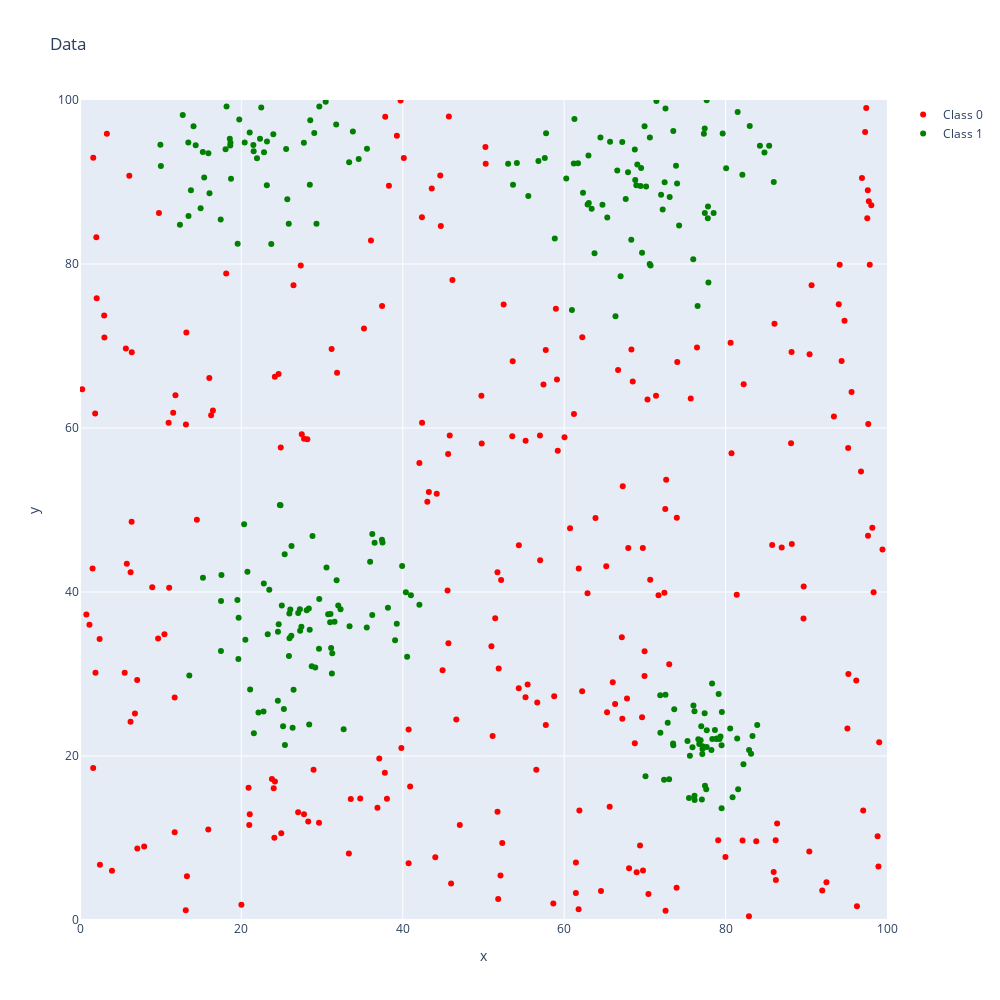

The notebook cell saved with this chart:
### Code cell
# Plot Data 2D (plotly)
def plot_data_2d_py(data_: np.ndarray) -> None:
    fig = py.graph_objs.Figure()
    fig.add_scatter(x=data_[0, data_[2, :] == 0], y=data_[1, data_[2, :] == 0], mode='markers', marker_color='red',
                    name='Class 0')
    fig.add_scatter(x=data_[0, data_[2, :] == 1], y=data_[1, data_[2, :] == 1], mode='markers', marker_color='green',
                    name='Class 1')

    fig.update_layout(
        title='Data',
        xaxis_title='x',
        yaxis_title='y',
        xaxis=dict(range=[0, S]),
        yaxis=dict(range=[0, S]),
        width=1000,
        height=1000
    )

    fig.show()


plot_data_2d_py(data)

### Figure 1 — Plotly figure (JSON) as saved in the notebook; plotly's stock layout.template omitted (floating-point values rounded to 4 significant figures; data arrays with more than 128 entries replaced by an {"elided": "..."} marker saying what was removed)
{"data": [{"marker": {"color": "red"}, "mode": "markers", "name": "Class 0", "type": "scatter", "x": {"elided": "250 float values"}, "y": {"elided": "250 float values"}}, {"marker": {"color": "green"}, "mode": "markers", "name": "Class 1", "type": "scatter", "x": {"elided": "250 float values"}, "y": {"elided": "250 float values"}}], "layout": {"height": 1000, "title": {"text": "Data"}, "width": 1000, "xaxis": {"range": [0, 100], "title": {"text": "x"}}, "yaxis": {"range": [0, 100], "title": {"text": "y"}}}}
